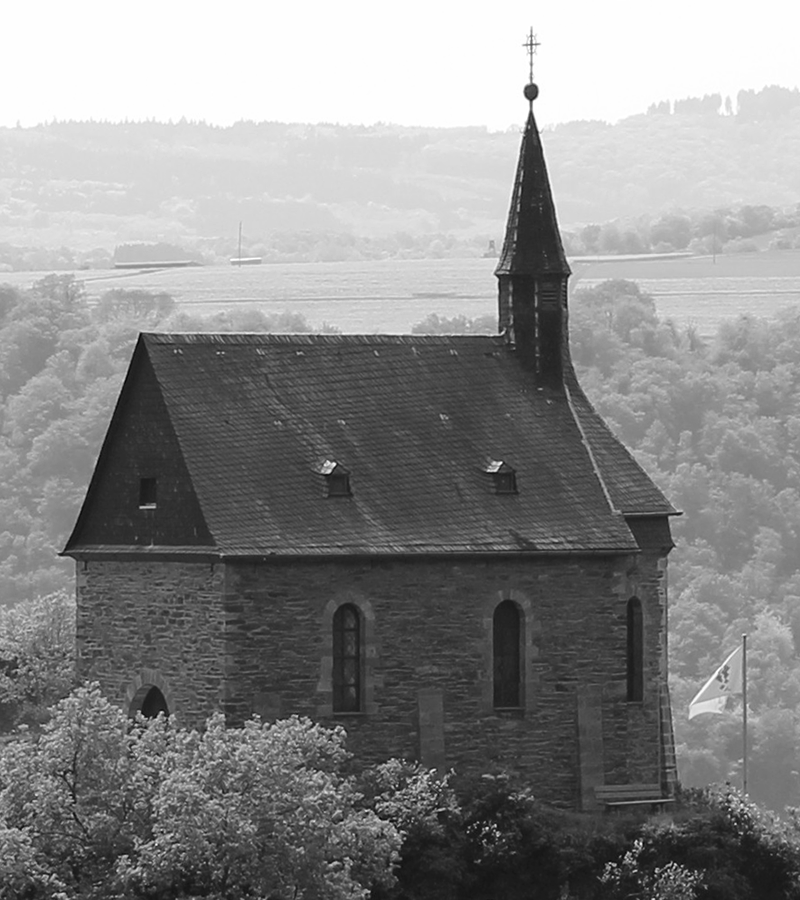
#> input picture A1/release/data/a1p4.png, 800 x 900 px
$ python main.py   (older library calls are emulated)
#> lines starting #> are read from the running program, lines starting #| are printed output that depends on the picture
#> in problem4, img is the input picture: shape (900, 800) float32; min 0.00392, max 1, mean 0.536
### A1/release/problem4.py
import random

import math
import numpy as np
from scipy import ndimage


def gauss2d(sigma, fsize):
    """
  Args:
    sigma: width of the Gaussian filter
    fsize: dimensions of the filter

  Returns:
    g: *normalized* Gaussian filter
  """
#> called with sigma = 0.9, fsize = 3

    #
    # You code here
    middle = fsize // 2
    g = np.zeros((fsize, fsize), dtype=np.float)
    for x in range(-middle, -middle + fsize):
        for y in range(-middle, -middle + fsize):
            g[x+middle, y+middle] = math.exp(-(x ** 2 + y ** 2) / (2 * sigma ** 2))
    g = g / g.sum()
    return g
    #


def createfilters():
    """
  Returns:
    fx, fy: filters as described in the problem assignment
  """

    #
    # You code here
    fx = np.zeros((3, 3))
    fy = np.zeros((3, 3))
    gy = gauss2d(0.9, 3)[:, 0]
    gx = gauss2d(0.9, 3)[0, :]
    fx[:, 0] = gy
    fx[:, 2] = -gy
    fy[0, :] = gx
    fy[2, :] = -gx
    fx = fx / (2 * gy.sum())
    fy = fy / (2 * gy.sum())
    return fx, fy
    #


def filterimage(I, fx, fy):
    """ Filter the image with the filters fx, fy.
  You may use the ndimage.convolve scipy-function.

  Args:
    I: a (H,W) numpy array storing image data
    fx, fy: filters

  Returns:
    Ix, Iy: images filtered by fx and fy respectively
  """

    #
    # You code here
    Ix = ndimage.convolve(I, fx)
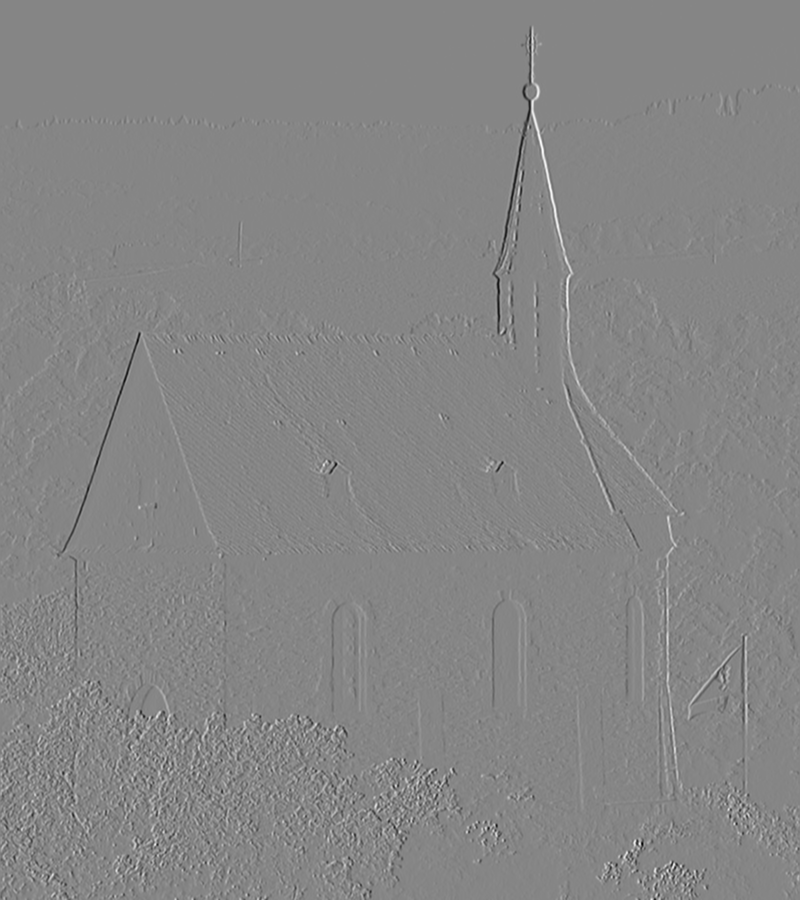
#> Ix: shape (900, 800) float32; min -0.396, max 0.359, mean 5.76e-06; drawn with min black and max white
    Iy = ndimage.convolve(I, fy)
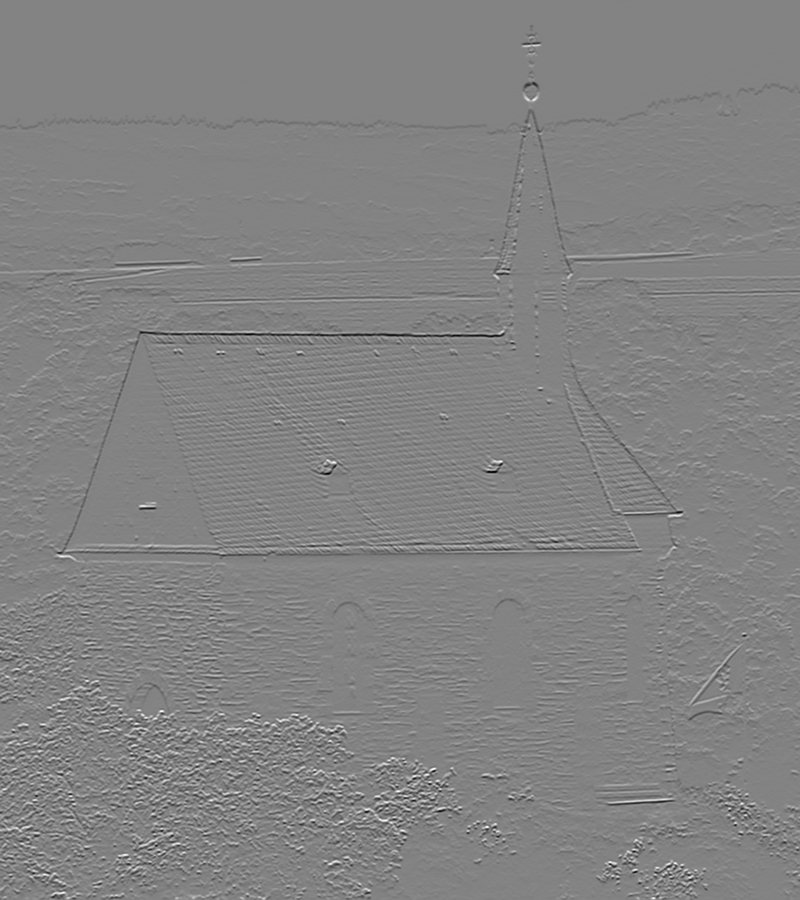
#> Iy: shape (900, 800) float32; min -0.351, max 0.332, mean -0.000899; drawn with min black and max white
    return Ix, Iy
    #


def detectedges(Ix, Iy, thr):
    """ Detects edges by applying a threshold on the image gradient magnitude.

  Args:
    Ix, Iy: filtered images
    thr: the threshold value

  Returns:
    edges: (H,W) array that contains the magnitude of the image gradient at edges and 0 otherwise
  """
#> called with thr = 0.09

    #
    # You code here
    '''
    for the threshold, we choose 0.09, because the larger threshold is, we lost more details.
    Meanwhile the edages are more clear. But too big threshold causes edges losing.
    0.09 is almost same as the 0.1, but 0.09 performs better than 0.1 with Non-maximum suppression.
    So at the end we choose 0.09
    '''
    Imagnitude = np.sqrt(Ix ** 2 + Iy ** 2)
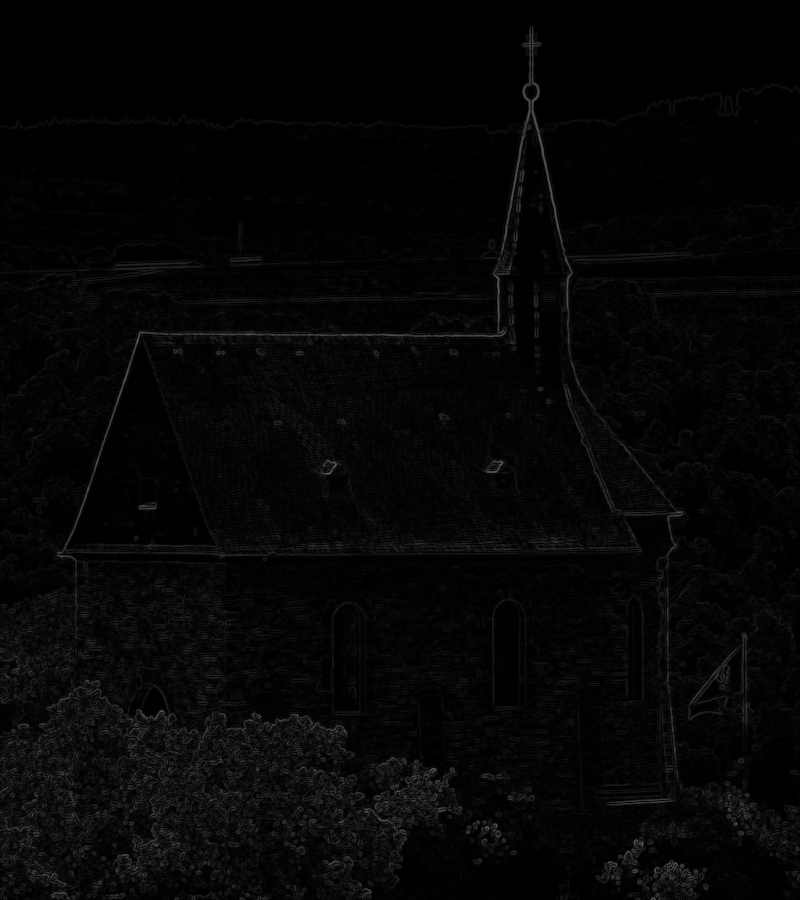
#> Imagnitude: shape (900, 800) float32; min 0, max 0.399, mean 0.0233
    edges = np.where(Imagnitude >= thr, Imagnitude, 0)
    return edges
    #


def nonmaxsupp(edges, Ix, Iy):
    """ Performs non-maximum suppression on an edge map.

  Args:
    edges: edge map containing the magnitude of the image gradient at edges and 0 otherwise
    Ix, Iy: filtered images

  Returns:
    edges2: edge map where non-maximum edges are suppressed
  """

    # handle top-to-bottom edges: theta in [-90, -67.5] or (67.5, 90]

    # You code here
    edges2 = edges
    Itheta = np.arctan2(Iy, Ix) * 180 / np.pi
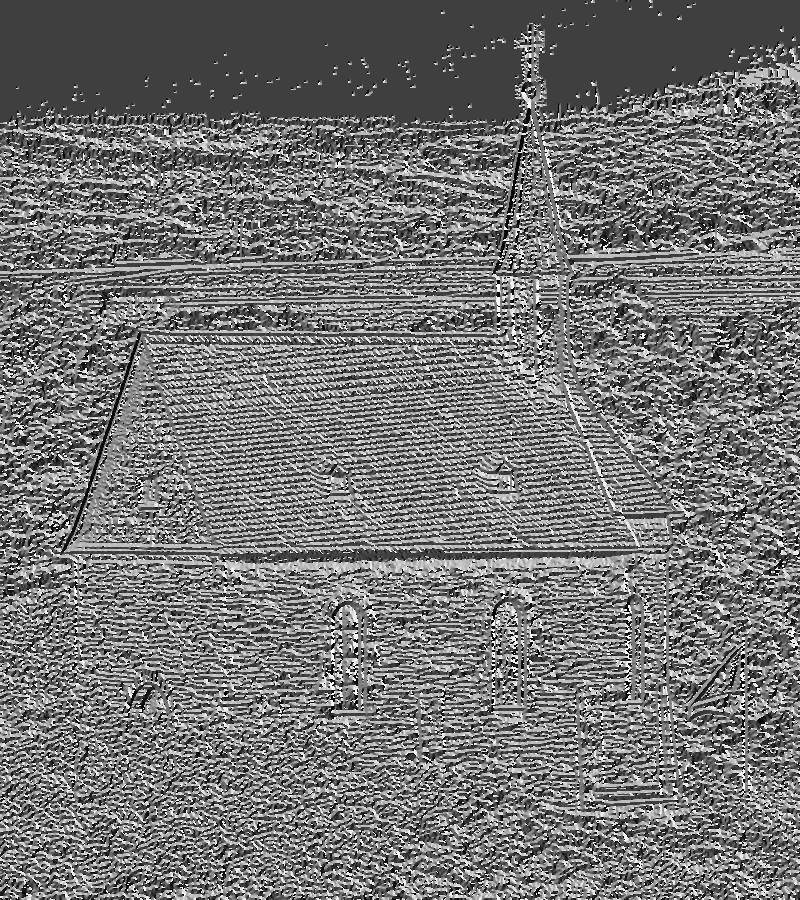
#> Itheta: shape (900, 800) float32; min -180, max 180, mean -16.2; drawn with min black and max white
    H, W = edges.shape
#> H = 900; W = 800
    for i in range(1, H-1):
        for j in range(1, W-1):
            if -22.5 < Itheta[i, j] <= 22.5:
                if edges[i - 1, j] > edges[i, j] or edges[i + 1, j] > edges[i, j]:
                    edges2[i, j] = 0


    # handle left-to-right edges: theta in (-22.5, 22.5]

    # You code here
            elif -90 <= Itheta[i, j] <= -67.5 or 67.5 < Itheta[i, j] <= 90:
                if edges[i, j-1] > edges[i, j] or edges[i, j+1] > edges[i, j]:
                    edges2[i, j] = 0

    # handle bottomleft-to-topright edges: theta in (22.5, 67.5]

    # Your code here
            elif -67.5 <= Itheta[i, j] <= -22.5:
                if edges[i-1, j+1] > edges[i, j] or edges[i+1, j-1] > edges[i, j]:
                    edges2[i, j] = 0

    # handle topleft-to-bottomright edges: theta in [-67.5, -22.5]

    # Your code here
            elif 22.5 < Itheta[i, j] <= 67.5:
                if edges[i-1, j-1] > edges[i, j] or edges[i+1, j+1] > edges[i, j]:
                    edges2[i, j] = 0
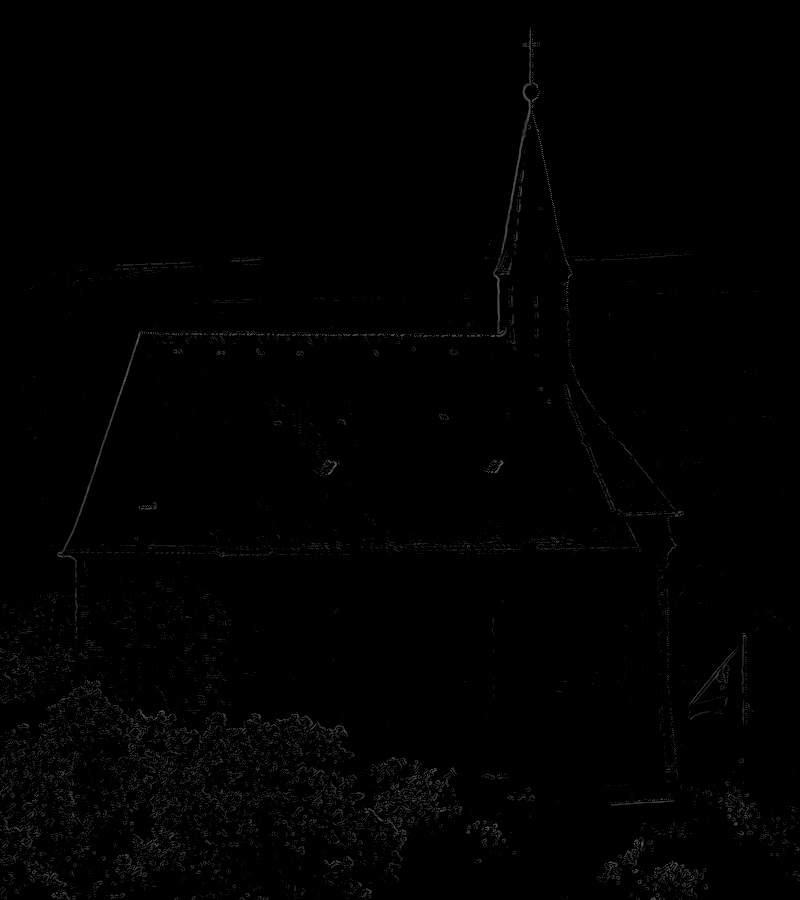
#> edges2: shape (900, 800) float32; min 0, max 0.399, mean 0.00494

    return edges2

### A1/release/main.py
import matplotlib.pyplot as plt
import numpy as np


def load_image(path):
    return plt.imread(path)

#
# Problem 1
#
from problem1 import *


# [15 lines left out: function problem1, not called in this run]


#
# Problem 2: Bayer Interpolation
#
from problem2 import *


# [12 lines left out: function problem2, not called in this run]

#
# Problem 3
#
from problem3 import *


# [12 lines left out: function problem3, not called in this run]


#
# Problem 4: Image filtering and edge detection
#
from problem4 import *


def problem4():
    """Example code implementing the steps in Problem 4"""

    # load image
    img = plt.imread("data/a1p4.png")

    # create filters
    fx, fy = createfilters()

    # filter image
    imgx, imgy = filterimage(img, fx, fy)

    # show filter results
    fig = plt.figure()
    ax1 = fig.add_subplot(121)
    ax1.imshow(imgx, "gray", interpolation="none")
    ax1.set_title("x derivative")
    ax1.axis("off")
    ax2 = plt.subplot(122)
    ax2.imshow(imgy, "gray", interpolation="none")
    ax2.set_title("y derivative")
    ax2.axis("off")

    # show gradient magnitude
    plt.figure()
    plt.imshow(np.sqrt(imgx**2 + imgy**2), "gray", interpolation="none")
    plt.axis("off")
    plt.title("Derivative magnitude")

    # threshold derivative
    threshold = .09 # change threshold
    edges = detectedges(imgx,imgy,threshold)
    plt.figure()
    plt.imshow(edges > 0, "gray", interpolation="none")
    plt.axis("off")
    plt.title("Binary edges")

    # non maximum suppression
    edges2 = nonmaxsupp(edges,imgx,imgy)
    plt.figure()
    plt.imshow(edges2 > 0, "gray", interpolation="none")
    plt.axis("off")
    plt.title("Non-maximum suppression")

    plt.show()
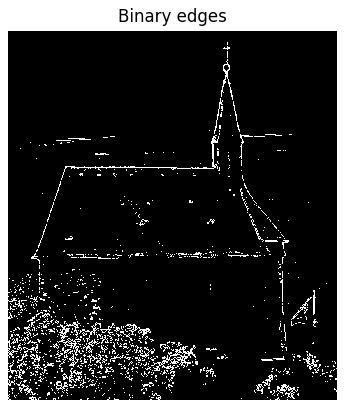
#> figure drawn by matplotlib, 1 panel
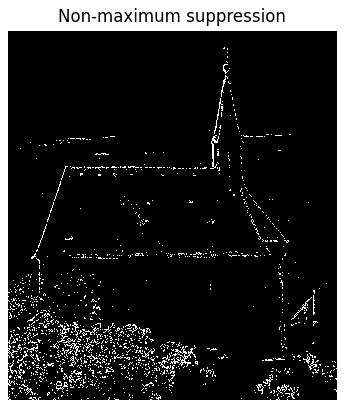
#> figure drawn by matplotlib, 1 panel


if __name__ == "__main__":
    # problem1()
    # problem2()
    # problem3()
    problem4()

$ run again, with assignment2/data/facial_images/01.pgm saved as A1/release/data/a1p4.png
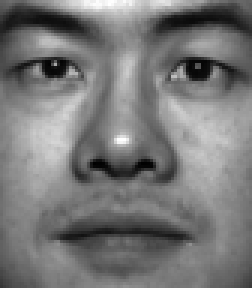
#> input picture assignment2/data/facial_images/01.pgm, 84 x 96 px (shown 3 times larger)
#> in problem4, img is the input picture: shape (96, 84) float32; min 0.00392, max 1, mean 0.47
#> after the loop in nonmaxsupp, `for i in range(1, H-1):`:
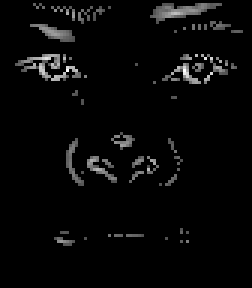
#> edges2: shape (96, 84) float32 (shown 3 times larger); min 0, max 0.287, mean 0.00885; drawn with min black and max white
#> in problem4, `plt.show()`:
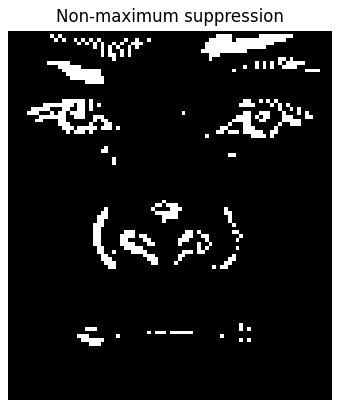
#> figure drawn by matplotlib, 1 panel

$ run again, with assignment2/data/facial_images/02.pgm saved as A1/release/data/a1p4.png
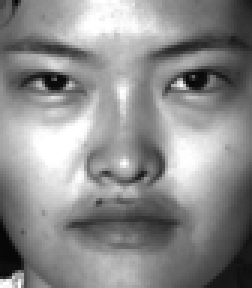
#> input picture assignment2/data/facial_images/02.pgm, 84 x 96 px (shown 3 times larger)
#> in problem4, img is the input picture: shape (96, 84) float32; min 0.0235, max 1, mean 0.549
#> after the loop in nonmaxsupp, `for i in range(1, H-1):`:
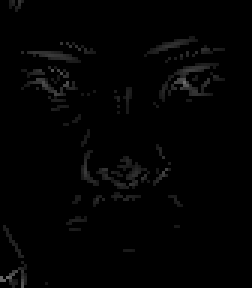
#> edges2: shape (96, 84) float32 (shown 3 times larger); min 0, max 0.429, mean 0.0104
#> in problem4, `plt.show()`:
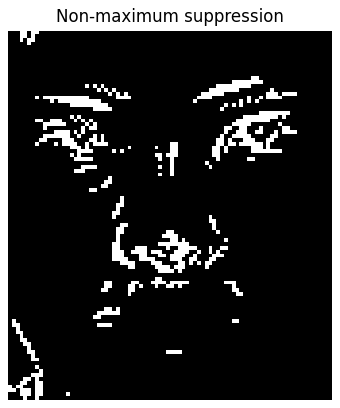
#> figure drawn by matplotlib, 1 panel
